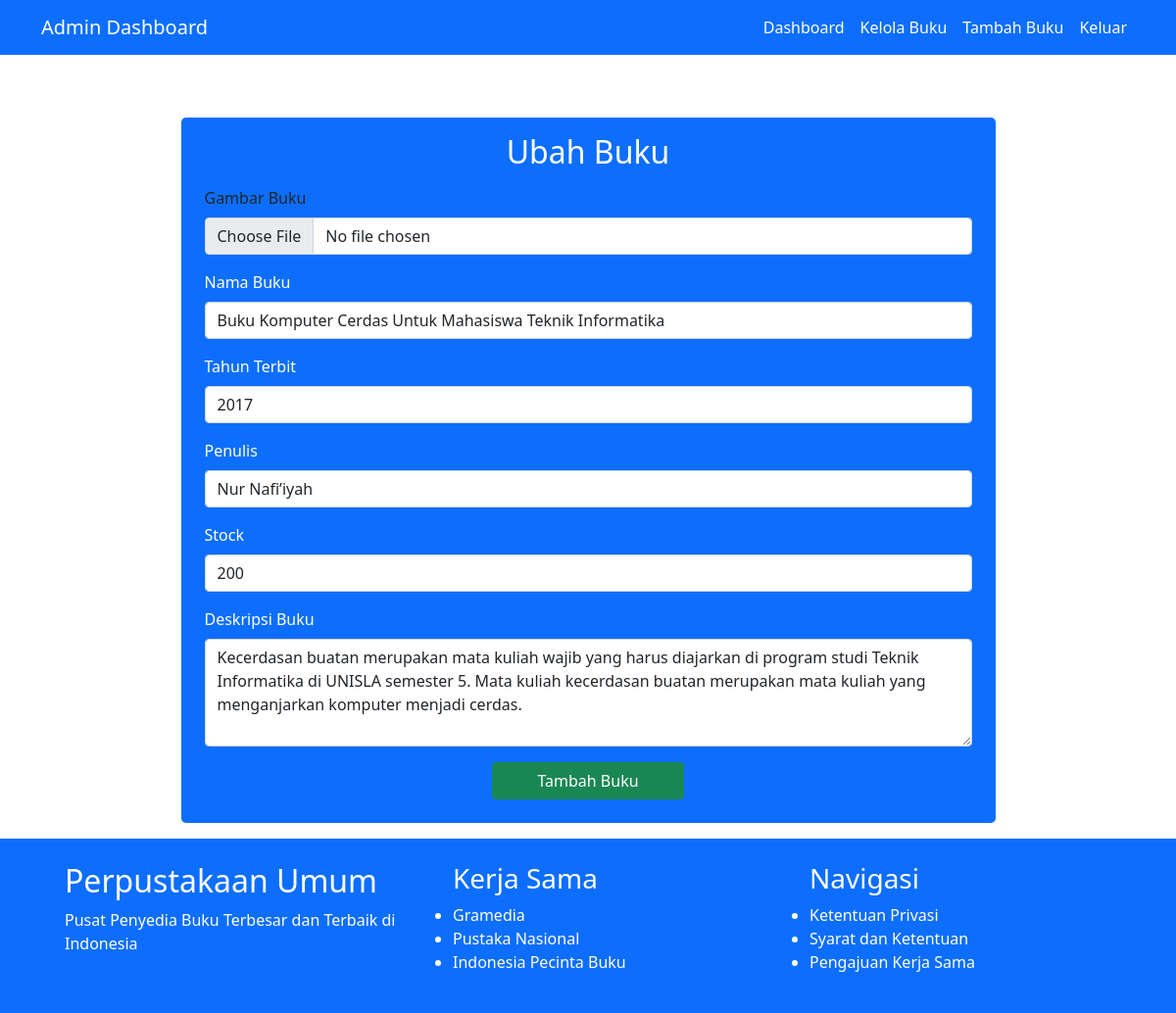
Page /admin/ubahbuku.php?id_buku=7 (signed in) on the committed database.
### tables this page shows
CREATE TABLE `buku` (
  `id_buku` int NOT NULL,
  `gambar_buku` varchar(255) NOT NULL,
  `nama_buku` varchar(255) NOT NULL,
  `terbit` year NOT NULL,
  `penulis` varchar(100) NOT NULL,
  `stock` int NOT NULL,
  `deskripsi` text
);

### admin/views/ubahbuku.views.php (called while the page is built)
<?php
require('../koneksi.php');
require('partials/header/header.php');
require('partials/navigasi/navigasi.php');
require('partials/ubahbuku/ubahbuku.php');
require('partials/footer/footer.php');

### admin/ubahbuku.php (called while the page is built)
<?php
require('../admin/views/ubahbuku.views.php');

### koneksi.php (called while the page is built, shortened)
<?php
$host = 'localhost';
$db = 'perpustakaan_umum';
$user = 'root';
$pass = '';
$conn = new mysqli($host, $user, $pass, $db);
function query($query)
{
    global $conn;
    $hasil =  mysqli_query($conn, $query);
    $baris = [];
    while ($bari = mysqli_fetch_assoc($hasil)) {
        $baris[] = $bari;
    }
    return $baris;
}

### admin/views/partials/ubahbuku/ubahbuku.php (the view, shortened to what this page needs)
<?php
$id_buku = $_GET["id_buku"];
$buku = query("SELECT * FROM buku WHERE id_buku = $id_buku")[0];
?>
<div class="container-fluid">
    <div class="container mt-5 p-3">
        <div class="rounded-3 p-3 bg-primary mx-auto w-75">
            <h2 class="text-center text-white">Ubah Buku</h2>
            <div class="p-2">
                <form action="#" method="POST" enctype="multipart/form-data">
                    <div class="mb-3">
                        <label for="gambar_buku" class="form-label">Gambar Buku</label>
                        <input type="file" class="form-control" id="gambar_buku" name="gambar_buku" autofocus autocomplete="off">
                    </div>
                    <div class="mb-3">
                        <label for="nama_buku" class="form-label text-white">Nama Buku</label>
                        <input type="text" class="form-control" id="nama_buku" name="nama_buku" value="<?= $buku["nama_buku"]; ?>" autocomplete="off" required />
                    </div>
                    <div class="mb-3">
                        <label for="terbit" class="form-label text-white">Tahun Terbit</label>
                        <input type="number" class="form-control" id="terbit" name="terbit" min="1000" max="9999" value="<?= $buku["terbit"]; ?>" autocomplete="off" required />
                    </div>
                    <div class="mb-3">
                        <label for="penulis" class="form-label text-white">Penulis</label>
                        <input type="text" class="form-control" id="penulis" name="penulis" value="<?= $buku["penulis"]; ?>" autocomplete="off" required />
                    </div>
                    <div class="mb-3">
                        <label for="stock" class="form-label text-white">Stock</label>
                        <input type="number" class="form-control" id="stock" name="stock" min="0" value="<?= $buku["stock"]; ?>" autocomplete="off" required />
                    </div>
                    <div class="mb-3">
                        <label for="deskripsi" class="form-label text-white">Deskripsi Buku</label>
                        <textarea class="form-control" id="deskripsi" name="deskripsi" rows="4" required><?= $buku["deskripsi"]; ?></textarea>
                    </div>
                    <div class="d-grid gap-2 w-25 mx-auto rounded-3">
                        <button type="submit" name="submit" class="btn btn-success">Tambah Buku</button>
                    </div>
                </form>
            </div>
        </div>
    </div>
</div>

### rows in the picture
buku: nama_buku "Buku Komputer Cerdas Untuk Mahasiswa Teknik Informatika", terbit "2017", penulis "Nur Nafi’iyah", stock "200", deskripsi "Kecerdasan buatan merupakan mata kuliah wajib yang harus diajarkan di program studi Teknik Informatika di UNISLA semester 5. Mata kuliah kecerdasan buatan merupakan mata kuliah yang menganjarkan komputer menjadi cerdas."
